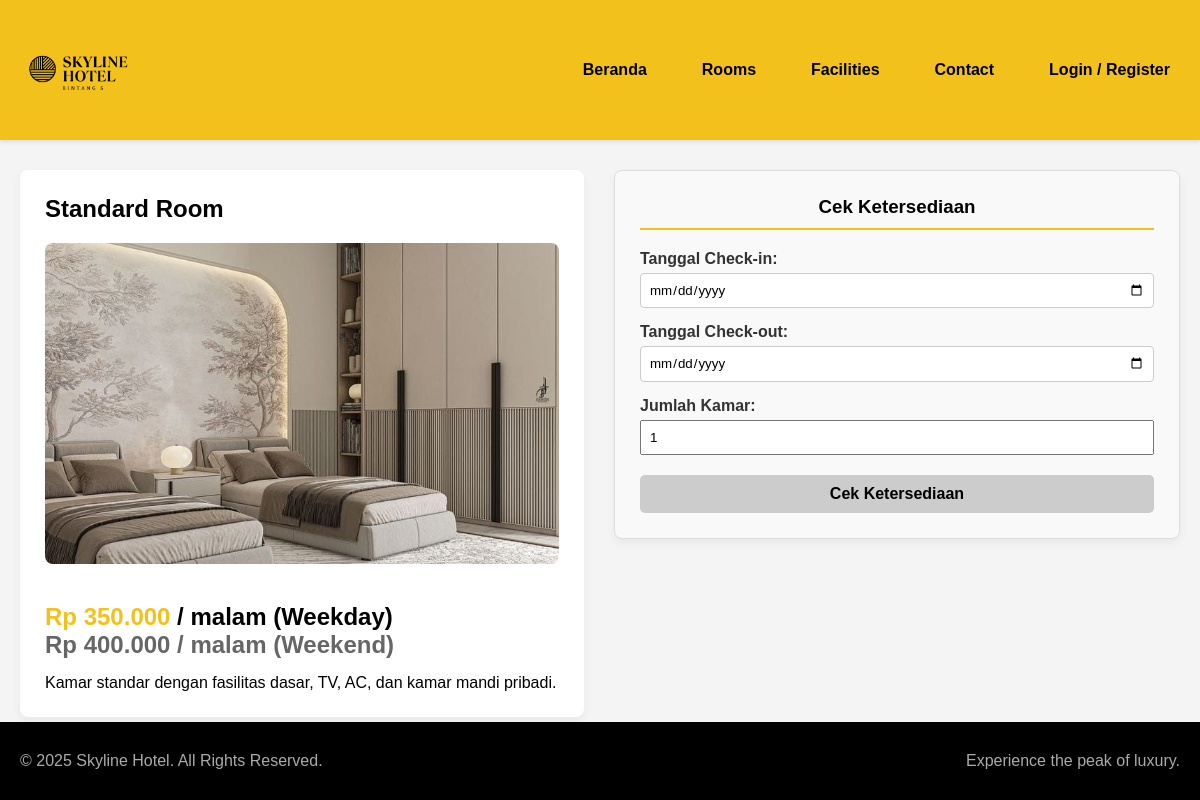
/room_detail.php?id=1, run on the app's committed database.
### tables this page shows
CREATE TABLE `room_types` (
  `room_type_id` int(11) NOT NULL,
  `nama_tipe` varchar(100) NOT NULL,
  `harga_weekdays` decimal(10,2) NOT NULL,
  `harga_weekend` decimal(10,2) NOT NULL,
  `deskripsi_tipe` text DEFAULT NULL,
  `foto_utama` varchar(255) DEFAULT NULL
);

### room_detail.php (the view, shortened to what this page needs)
<?php
include 'includes/header.php';
$room_type_id = $_GET['id'] ?? null;
try {
    $sql = "SELECT * FROM room_types WHERE room_type_id = ?";
    $stmt = $mysqli->prepare($sql);
    $stmt->bind_param("i", $room_type_id);
    $stmt->execute();
    $result = $stmt->get_result();
    $room_type = $result->fetch_assoc();
} catch (Exception $e) {
    echo "<div class='container'><p class='alert alert-error'>".$e->getMessage()."</p></div>";
    include 'includes/footer.php';
    exit;
}
$check_in = '';
$check_out = '';
$jumlah_kamar = 1;
$today = date('Y-m-d');
?>
<div class="container room-detail-container">
    <div class="room-detail-info">
        <h2><?php echo htmlspecialchars($room_type['nama_tipe']); ?></h2>
        <img src="assets/images/rooms/<?php echo htmlspecialchars($room_type['foto_utama']); ?>" alt="<?php echo htmlspecialchars($room_type['nama_tipe']); ?>">
        <div class="price detail-price" style="margin-top:15px;">
            <span style="font-size:1.5rem; font-weight:bold;">Rp <?php echo number_format($room_type['harga_weekdays'], 0, ',', '.'); ?></span> / malam (Weekday)<br>
            <span style="color:#666;">Rp <?php echo number_format($room_type['harga_weekend'], 0, ',', '.'); ?> / malam (Weekend)</span>
        </div>
        <p style="margin-top:15px;"><?php echo nl2br(htmlspecialchars($room_type['deskripsi_tipe'])); ?></p>
    </div>
    <div class="availability-check-form">
        <h3>Cek Ketersediaan</h3>
        <form action="room_detail.php?id=<?php echo $room_type_id; ?>" method="POST">
            <div class="form-group">
                <label>Tanggal Check-in:</label>
                <input type="date" name="check_in" value="<?php echo htmlspecialchars($check_in); ?>" min="<?php echo $today; ?>" required style="width:100%; padding:8px;">
            </div>
            <div class="form-group" style="margin-top:10px;">
                <label>Tanggal Check-out:</label>
                <input type="date" name="check_out" value="<?php echo htmlspecialchars($check_out); ?>" min="<?php echo date('Y-m-d', strtotime($today . ' +1 day')); ?>" required style="width:100%; padding:8px;">
            </div>
            <div class="form-group" style="margin-top:10px;">
                <label>Jumlah Kamar:</label>
                <input type="number" name="jumlah_kamar" value="<?php echo htmlspecialchars($jumlah_kamar); ?>" min="1" max="10" required style="width:100%; padding:8px;">
            </div>
            <button type="submit" class="btn-secondary full-width" style="margin-top:20px; width:100%; padding:10px;">Cek Ketersediaan</button>
        </form>
    </div>
</div>
<?php include 'includes/footer.php'; ?>

### assets/css/style.css (style rules this page uses)
:root { --primary-color: #f3c11c; --secondary-color: #333; --dark-color: #000; --light-color: #fff; --success-color: #5cb85c; --error-color: #d9534f; --pending-color: #f0ad4e; }
body, h1, h2, h3, p, ul, table, form, textarea, input, button { margin: 0; padding: 0; font-family: Arial, sans-serif; box-sizing: border-box; }
body { background-color: #f4f4f4; display: flex; flex-direction: column; min-height: 100vh; }
.container { max-width: 1200px; margin: 0 auto; padding: 0 20px; }
.btn-secondary { display: block; width: 100%; padding: 12px; background-color: #ccc; color: var(--dark-color); text-align: center; text-decoration: none; border-radius: 5px; font-weight: bold; border: none; cursor: pointer; font-size: 16px; }
.room-detail-container { display: grid; grid-template-columns: 2fr 1fr; gap: 30px; margin-top: 30px; }
.room-detail-info { background-color: var(--light-color); padding: 25px; border-radius: 8px; box-shadow: 0 4px 10px rgba(0,0,0,0.05); }
.room-detail-info h2 { margin-top: 0; margin-bottom: 20px; }
.room-detail-info img { width: 100%; height: auto; aspect-ratio: 16 / 10; object-fit: cover; border-radius: 8px; margin-bottom: 20px; }
.room-detail-info .detail-price { font-size: 24px; font-weight: bold; color: var(--dark-color); margin-bottom: 10px; }
.room-detail-info .detail-price span { color: var(--primary-color); }
.availability-check-form { background-color: var(--light-color); padding: 25px; border-radius: 8px; box-shadow: 0 4px 10px rgba(0,0,0,0.05); align-self: start; position: sticky; top: 100px; }
.availability-check-form h3 { margin-top: 0; text-align: center; margin-bottom: 20px; border-bottom: 2px solid var(--primary-color); padding-bottom: 10px; }
.availability-check-form .form-group { margin-bottom: 15px; }
.availability-check-form .form-group label { display: block; font-weight: bold; margin-bottom: 5px; }
.availability-check-form .form-group input[type="date"] { width: 100%; padding: 10px; border: 1px solid #ccc; border-radius: 4px; }
.form-group { margin-bottom: 15px; }
.form-group label { display: block; font-weight: bold; margin-bottom: 5px; color: var(--secondary-color); }

### room_detail.php (style rules this page uses)
.room-detail-container { display: flex; flex-wrap: wrap; gap: 30px; margin-top: 30px; }
.room-detail-info { flex: 1; min-width: 300px; }
.room-detail-info img { width: 100%; border-radius: 8px; }
.availability-check-form { flex: 1; min-width: 300px; background: #f9f9f9; padding: 25px; border-radius: 8px; border: 1px solid #ddd; height: fit-content; }

### data on the page
room_types: nama_tipe "Standard Room", foto_utama (picture), harga_weekdays "350.000", harga_weekend "400.000", deskripsi_tipe "Kamar standar dengan fasilitas dasar, TV, AC, dan kamar mandi pribadi."
